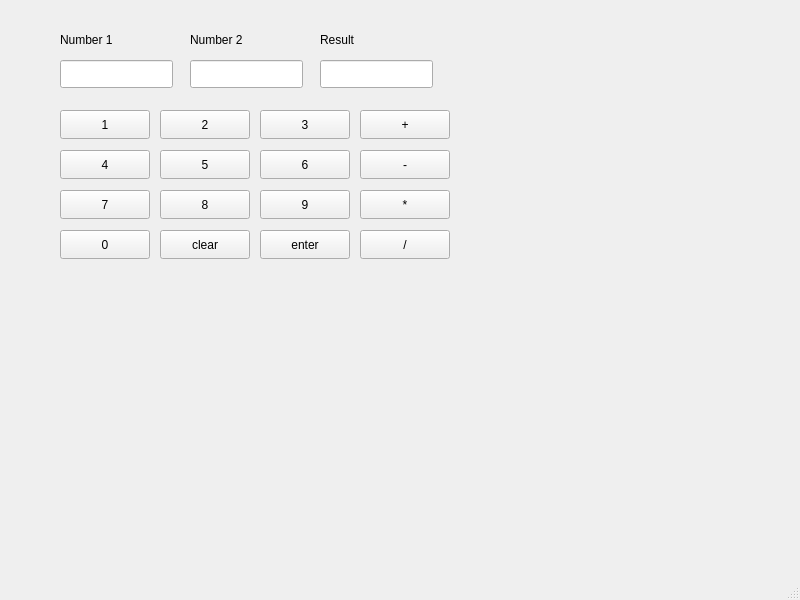
<?xml version="1.0" encoding="UTF-8"?>
<ui version="4.0">
 <class>MainWindow</class>
 <widget class="QMainWindow" name="MainWindow">
  <property name="geometry">
   <rect>
    <x>0</x>
    <y>0</y>
    <width>800</width>
    <height>600</height>
   </rect>
  </property>
  <property name="windowTitle">
   <string>MainWindow</string>
  </property>
  <widget class="QWidget" name="centralwidget">
   <widget class="QLabel" name="label">
    <property name="geometry">
     <rect>
      <x>60</x>
      <y>30</y>
      <width>63</width>
      <height>20</height>
     </rect>
    </property>
    <property name="text">
     <string>Number 1</string>
    </property>
   </widget>
   <widget class="QLabel" name="label_2">
    <property name="geometry">
     <rect>
      <x>190</x>
      <y>30</y>
      <width>63</width>
      <height>20</height>
     </rect>
    </property>
    <property name="text">
     <string>Number 2</string>
    </property>
   </widget>
   <widget class="QLabel" name="label_3">
    <property name="geometry">
     <rect>
      <x>320</x>
      <y>30</y>
      <width>63</width>
      <height>20</height>
     </rect>
    </property>
    <property name="text">
     <string>Result</string>
    </property>
   </widget>
   <widget class="QLineEdit" name="num1">
    <property name="geometry">
     <rect>
      <x>60</x>
      <y>60</y>
      <width>113</width>
      <height>28</height>
     </rect>
    </property>
   </widget>
   <widget class="QLineEdit" name="num2">
    <property name="geometry">
     <rect>
      <x>190</x>
      <y>60</y>
      <width>113</width>
      <height>28</height>
     </rect>
    </property>
   </widget>
   <widget class="QLineEdit" name="result">
    <property name="geometry">
     <rect>
      <x>320</x>
      <y>60</y>
      <width>113</width>
      <height>28</height>
     </rect>
    </property>
   </widget>
   <widget class="QPushButton" name="N1">
    <property name="geometry">
     <rect>
      <x>60</x>
      <y>110</y>
      <width>90</width>
      <height>29</height>
     </rect>
    </property>
    <property name="text">
     <string>1</string>
    </property>
   </widget>
   <widget class="QPushButton" name="N2">
    <property name="geometry">
     <rect>
      <x>160</x>
      <y>110</y>
      <width>90</width>
      <height>29</height>
     </rect>
    </property>
    <property name="text">
     <string>2</string>
    </property>
   </widget>
   <widget class="QPushButton" name="N3">
    <property name="geometry">
     <rect>
      <x>260</x>
      <y>110</y>
      <width>90</width>
      <height>29</height>
     </rect>
    </property>
    <property name="text">
     <string>3</string>
    </property>
   </widget>
   <widget class="QPushButton" name="add">
    <property name="geometry">
     <rect>
      <x>360</x>
      <y>110</y>
      <width>90</width>
      <height>29</height>
     </rect>
    </property>
    <property name="text">
     <string>+</string>
    </property>
   </widget>
   <widget class="QPushButton" name="N4">
    <property name="geometry">
     <rect>
      <x>60</x>
      <y>150</y>
      <width>90</width>
      <height>29</height>
     </rect>
    </property>
    <property name="text">
     <string>4</string>
    </property>
   </widget>
   <widget class="QPushButton" name="N5">
    <property name="geometry">
     <rect>
      <x>160</x>
      <y>150</y>
      <width>90</width>
      <height>29</height>
     </rect>
    </property>
    <property name="text">
     <string>5</string>
    </property>
   </widget>
   <widget class="QPushButton" name="N6">
    <property name="geometry">
     <rect>
      <x>260</x>
      <y>150</y>
      <width>90</width>
      <height>29</height>
     </rect>
    </property>
    <property name="text">
     <string>6</string>
    </property>
   </widget>
   <widget class="QPushButton" name="sub">
    <property name="geometry">
     <rect>
      <x>360</x>
      <y>150</y>
      <width>90</width>
      <height>29</height>
     </rect>
    </property>
    <property name="text">
     <string>-</string>
    </property>
   </widget>
   <widget class="QPushButton" name="N7">
    <property name="geometry">
     <rect>
      <x>60</x>
      <y>190</y>
      <width>90</width>
      <height>29</height>
     </rect>
    </property>
    <property name="text">
     <string>7</string>
    </property>
   </widget>
   <widget class="QPushButton" name="N8">
    <property name="geometry">
     <rect>
      <x>160</x>
      <y>190</y>
      <width>90</width>
      <height>29</height>
     </rect>
    </property>
    <property name="text">
     <string>8</string>
    </property>
   </widget>
   <widget class="QPushButton" name="N9">
    <property name="geometry">
     <rect>
      <x>260</x>
      <y>190</y>
      <width>90</width>
      <height>29</height>
     </rect>
    </property>
    <property name="text">
     <string>9</string>
    </property>
   </widget>
   <widget class="QPushButton" name="mul">
    <property name="geometry">
     <rect>
      <x>360</x>
      <y>190</y>
      <width>90</width>
      <height>29</height>
     </rect>
    </property>
    <property name="text">
     <string>*</string>
    </property>
   </widget>
   <widget class="QPushButton" name="N0">
    <property name="geometry">
     <rect>
      <x>60</x>
      <y>230</y>
      <width>90</width>
      <height>29</height>
     </rect>
    </property>
    <property name="text">
     <string>0</string>
    </property>
   </widget>
   <widget class="QPushButton" name="clear">
    <property name="geometry">
     <rect>
      <x>160</x>
      <y>230</y>
      <width>90</width>
      <height>29</height>
     </rect>
    </property>
    <property name="text">
     <string>clear</string>
    </property>
   </widget>
   <widget class="QPushButton" name="enter">
    <property name="geometry">
     <rect>
      <x>260</x>
      <y>230</y>
      <width>90</width>
      <height>29</height>
     </rect>
    </property>
    <property name="text">
     <string>enter</string>
    </property>
   </widget>
   <widget class="QPushButton" name="div">
    <property name="geometry">
     <rect>
      <x>360</x>
      <y>230</y>
      <width>90</width>
      <height>29</height>
     </rect>
    </property>
    <property name="text">
     <string>/</string>
    </property>
   </widget>
  </widget>
  <widget class="QMenuBar" name="menubar">
   <property name="geometry">
    <rect>
     <x>0</x>
     <y>0</y>
     <width>800</width>
     <height>25</height>
    </rect>
   </property>
  </widget>
  <widget class="QStatusBar" name="statusbar"/>
 </widget>
 <resources/>
 <connections/>
</ui>
